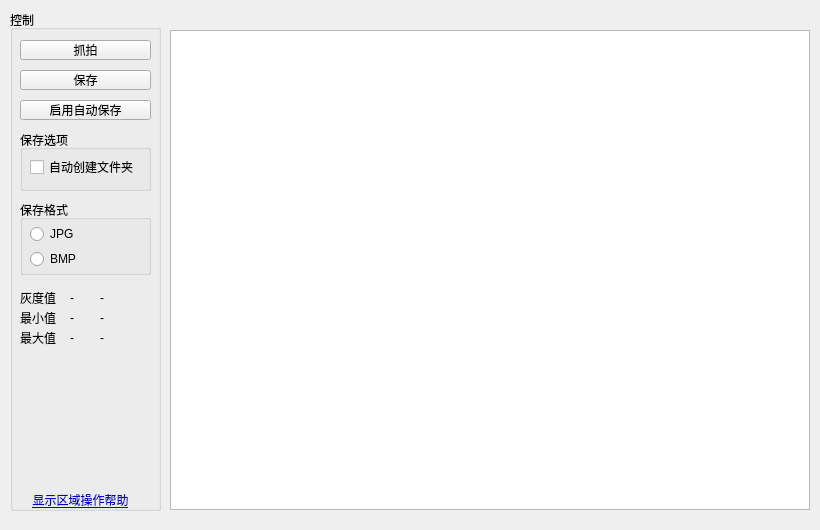
<?xml version="1.0" encoding="UTF-8"?>
<ui version="4.0">
 <class>ImageDisplay</class>
 <widget class="QWidget" name="ImageDisplay">
  <property name="geometry">
   <rect>
    <x>0</x>
    <y>0</y>
    <width>820</width>
    <height>530</height>
   </rect>
  </property>
  <property name="minimumSize">
   <size>
    <width>820</width>
    <height>530</height>
   </size>
  </property>
  <property name="windowTitle">
   <string>Form</string>
  </property>
  <widget class="QGroupBox" name="groupBox">
   <property name="geometry">
    <rect>
     <x>10</x>
     <y>10</y>
     <width>151</width>
     <height>501</height>
    </rect>
   </property>
   <property name="title">
    <string>控制</string>
   </property>
   <widget class="QPushButton" name="captureButton">
    <property name="geometry">
     <rect>
      <x>10</x>
      <y>30</y>
      <width>131</width>
      <height>20</height>
     </rect>
    </property>
    <property name="text">
     <string>抓拍</string>
    </property>
   </widget>
   <widget class="QPushButton" name="saveButton">
    <property name="geometry">
     <rect>
      <x>10</x>
      <y>60</y>
      <width>131</width>
      <height>20</height>
     </rect>
    </property>
    <property name="text">
     <string>保存</string>
    </property>
   </widget>
   <widget class="QPushButton" name="autosaveButton">
    <property name="geometry">
     <rect>
      <x>10</x>
      <y>90</y>
      <width>131</width>
      <height>20</height>
     </rect>
    </property>
    <property name="text">
     <string>启用自动保存</string>
    </property>
   </widget>
   <widget class="QGroupBox" name="groupBox_2">
    <property name="geometry">
     <rect>
      <x>10</x>
      <y>190</y>
      <width>131</width>
      <height>75</height>
     </rect>
    </property>
    <property name="title">
     <string>保存格式</string>
    </property>
    <widget class="QRadioButton" name="rb_format_jpg">
     <property name="geometry">
      <rect>
       <x>10</x>
       <y>25</y>
       <width>91</width>
       <height>18</height>
      </rect>
     </property>
     <property name="text">
      <string>JPG</string>
     </property>
    </widget>
    <widget class="QRadioButton" name="rb_format_bmp">
     <property name="geometry">
      <rect>
       <x>10</x>
       <y>50</y>
       <width>101</width>
       <height>18</height>
      </rect>
     </property>
     <property name="text">
      <string>BMP</string>
     </property>
    </widget>
   </widget>
   <widget class="QGroupBox" name="groupBox_3">
    <property name="geometry">
     <rect>
      <x>10</x>
      <y>120</y>
      <width>131</width>
      <height>61</height>
     </rect>
    </property>
    <property name="title">
     <string>保存选项</string>
    </property>
    <widget class="QCheckBox" name="autoMakeDir">
     <property name="geometry">
      <rect>
       <x>10</x>
       <y>28</y>
       <width>111</width>
       <height>18</height>
      </rect>
     </property>
     <property name="text">
      <string>自动创建文件夹</string>
     </property>
    </widget>
   </widget>
   <widget class="QLabel" name="label_2">
    <property name="geometry">
     <rect>
      <x>10</x>
      <y>300</y>
      <width>41</width>
      <height>16</height>
     </rect>
    </property>
    <property name="text">
     <string>最小值：</string>
    </property>
   </widget>
   <widget class="QLabel" name="label_3">
    <property name="geometry">
     <rect>
      <x>10</x>
      <y>320</y>
      <width>41</width>
      <height>16</height>
     </rect>
    </property>
    <property name="text">
     <string>最大值：</string>
    </property>
   </widget>
   <widget class="QLabel" name="minValue">
    <property name="geometry">
     <rect>
      <x>60</x>
      <y>300</y>
      <width>21</width>
      <height>16</height>
     </rect>
    </property>
    <property name="text">
     <string>-</string>
    </property>
   </widget>
   <widget class="QLabel" name="maxValue">
    <property name="geometry">
     <rect>
      <x>60</x>
      <y>320</y>
      <width>21</width>
      <height>16</height>
     </rect>
    </property>
    <property name="text">
     <string>-</string>
    </property>
   </widget>
   <widget class="QLabel" name="grayValue">
    <property name="geometry">
     <rect>
      <x>60</x>
      <y>280</y>
      <width>21</width>
      <height>16</height>
     </rect>
    </property>
    <property name="text">
     <string>-</string>
    </property>
   </widget>
   <widget class="QLabel" name="label">
    <property name="geometry">
     <rect>
      <x>10</x>
      <y>280</y>
      <width>41</width>
      <height>16</height>
     </rect>
    </property>
    <property name="text">
     <string>灰度值：</string>
    </property>
   </widget>
   <widget class="QPushButton" name="pushButton">
    <property name="geometry">
     <rect>
      <x>20</x>
      <y>480</y>
      <width>101</width>
      <height>19</height>
     </rect>
    </property>
    <property name="styleSheet">
     <string notr="true">border: none;
background: none;
color:#0000CC;
text-decoration:underline;</string>
    </property>
    <property name="text">
     <string>显示区域操作帮助</string>
    </property>
   </widget>
   <widget class="QLabel" name="grayRef">
    <property name="geometry">
     <rect>
      <x>90</x>
      <y>280</y>
      <width>54</width>
      <height>16</height>
     </rect>
    </property>
    <property name="text">
     <string>-</string>
    </property>
   </widget>
   <widget class="QLabel" name="minRef">
    <property name="geometry">
     <rect>
      <x>90</x>
      <y>300</y>
      <width>54</width>
      <height>16</height>
     </rect>
    </property>
    <property name="text">
     <string>-</string>
    </property>
   </widget>
   <widget class="QLabel" name="maxRef">
    <property name="geometry">
     <rect>
      <x>90</x>
      <y>320</y>
      <width>54</width>
      <height>16</height>
     </rect>
    </property>
    <property name="text">
     <string>-</string>
    </property>
   </widget>
  </widget>
  <widget class="QLabel" name="canvas">
   <property name="geometry">
    <rect>
     <x>170</x>
     <y>30</y>
     <width>640</width>
     <height>480</height>
    </rect>
   </property>
   <property name="minimumSize">
    <size>
     <width>640</width>
     <height>480</height>
    </size>
   </property>
   <property name="styleSheet">
    <string notr="true">font-size: 25px;
text-align: center;</string>
   </property>
   <property name="text">
    <string>正在接受数据...</string>
   </property>
   <property name="alignment">
    <set>Qt::AlignCenter</set>
   </property>
  </widget>
  <widget class="InteractiveView" name="graphicsView">
   <property name="geometry">
    <rect>
     <x>170</x>
     <y>30</y>
     <width>640</width>
     <height>480</height>
    </rect>
   </property>
  </widget>
 </widget>
 <customwidgets>
  <customwidget>
   <class>InteractiveView</class>
   <extends>QGraphicsView</extends>
   <header>interactive_view.h</header>
  </customwidget>
 </customwidgets>
 <resources/>
 <connections/>
</ui>
